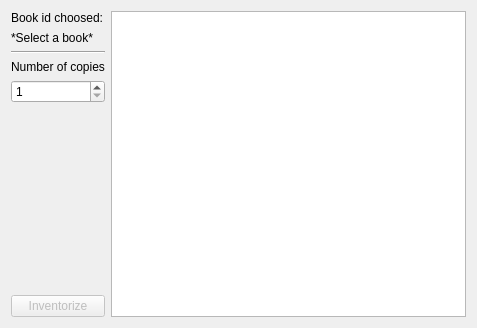
<?xml version="1.0" encoding="UTF-8"?>
<ui version="4.0">
 <class>InventorizeCopiesWidget</class>
 <widget class="QWidget" name="InventorizeCopiesWidget">
  <property name="geometry">
   <rect>
    <x>0</x>
    <y>0</y>
    <width>477</width>
    <height>328</height>
   </rect>
  </property>
  <property name="windowTitle">
   <string>Inventorize copies</string>
  </property>
  <layout class="QHBoxLayout" name="horizontalLayout">
   <item>
    <layout class="QVBoxLayout" name="verticalLayout">
     <item>
      <widget class="QLabel" name="label_2">
       <property name="text">
        <string>Book id choosed:</string>
       </property>
      </widget>
     </item>
     <item>
      <widget class="QLabel" name="idLabel">
       <property name="frameShape">
        <enum>QFrame::NoFrame</enum>
       </property>
       <property name="frameShadow">
        <enum>QFrame::Plain</enum>
       </property>
       <property name="text">
        <string>*Select a book*</string>
       </property>
       <property name="scaledContents">
        <bool>false</bool>
       </property>
       <property name="alignment">
        <set>Qt::AlignLeading|Qt::AlignLeft|Qt::AlignVCenter</set>
       </property>
      </widget>
     </item>
     <item>
      <widget class="Line" name="line">
       <property name="orientation">
        <enum>Qt::Horizontal</enum>
       </property>
      </widget>
     </item>
     <item>
      <widget class="QLabel" name="label">
       <property name="text">
        <string>Number of copies</string>
       </property>
      </widget>
     </item>
     <item>
      <widget class="QSpinBox" name="spinBox">
       <property name="minimum">
        <number>1</number>
       </property>
      </widget>
     </item>
     <item>
      <spacer name="verticalSpacer">
       <property name="orientation">
        <enum>Qt::Vertical</enum>
       </property>
       <property name="sizeHint" stdset="0">
        <size>
         <width>20</width>
         <height>40</height>
        </size>
       </property>
      </spacer>
     </item>
     <item>
      <widget class="QPushButton" name="inventorizePushButton">
       <property name="enabled">
        <bool>false</bool>
       </property>
       <property name="text">
        <string>Inventorize</string>
       </property>
      </widget>
     </item>
    </layout>
   </item>
   <item>
    <widget class="QTableView" name="tableView">
     <property name="sizePolicy">
      <sizepolicy hsizetype="Expanding" vsizetype="MinimumExpanding">
       <horstretch>0</horstretch>
       <verstretch>0</verstretch>
      </sizepolicy>
     </property>
     <attribute name="horizontalHeaderVisible">
      <bool>true</bool>
     </attribute>
    </widget>
   </item>
  </layout>
 </widget>
 <resources/>
 <connections/>
</ui>
